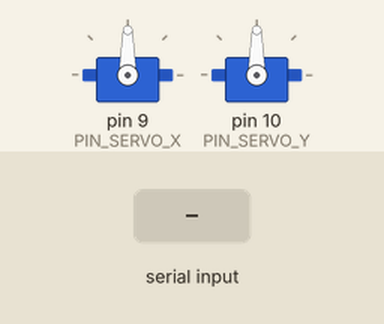
The sketch below on a simulated Arduino Uno, built with avr-gcc and run on an emulated ATmega328P. On the bench: 2 × servo. The inputs (shaded band) are chosen by the test bench. What the sketch prints to the serial monitor is not drawn.

Above: at 1.2 s.
1.3 s: "90,45\n" received over Serial
At 3.5 s:
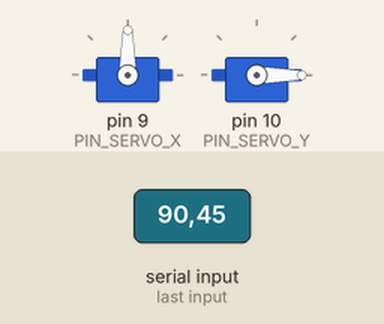
3.8 s: "30,150\n" received over Serial
At 6.6 s:
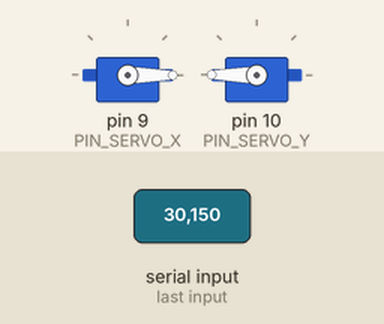
6.8 s: "1,90\n" received over Serial
At 9.0 s:
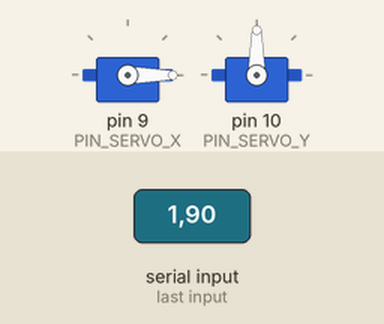
9.3 s: "90,45\n" received over Serial
At 9.77 s:
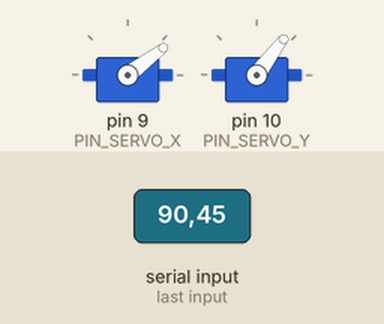
11.9 s: "1,90,45\n" received over Serial
At 12.37 s:
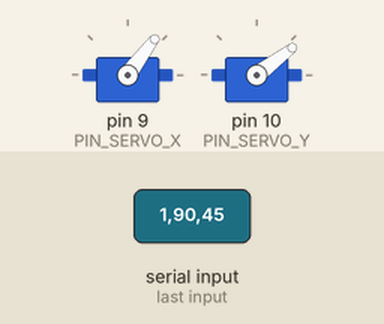
Timing chart, 0 to 14.9 s (numbered marks = the images above; inputs shaded):
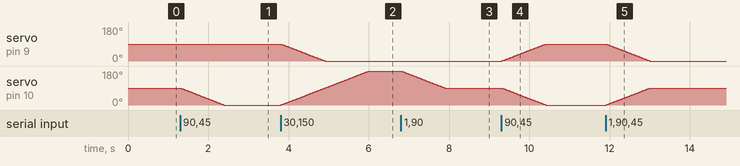

Measured:
- after the input at 1.3 s, servo on pin 10 (PIN_SERVO_Y): moves from 90° to 0° over 1.1 s, starting at once
- after the input at 3.8 s, servo on pin 9 (PIN_SERVO_X): moves from 90° to 0° over 1.1 s, starting at once; servo on pin 10 (PIN_SERVO_Y): moves from 0° to 180° over 2.2 s, starting at once
- after the input at 6.8 s, servo on pin 10 (PIN_SERVO_Y): moves from 180° to 90° over 1.1 s, starting at once
- after the input at 9.3 s, servo on pin 9 (PIN_SERVO_X): moves from 0° to 90° over 1.1 s, starting at once; servo on pin 10 (PIN_SERVO_Y): moves from 90° to 0° over 1.1 s, starting at once
- after the input at 11.9 s, servo on pin 9 (PIN_SERVO_X): moves from 90° to 0° over 1.1 s, starting at once; servo on pin 10 (PIN_SERVO_Y): moves from 0° to 90° over 1.1 s, starting at once

The sketch:

face_tracker_servos.ino
```cpp
/*
 * face_tracker_servos.ino
 * -------------------------------------------------------
 * Arduino pour le Face Tracking avec 2 servomoteurs.
 *
 * BRANCHEMENTS :
 *   Servo X (gauche/droite) → signal sur D9
 *   Servo Y (haut/bas)      → signal sur D10
 *   GND Arduino             → GND rail breadboard (-) ET GND alim externe
 *   Alim externe +5V        → rail rouge (+) breadboard (NE PAS utiliser le 5V Arduino)
 *
 * PROTOCOLE SERIE :
 *   Baud : 115200
 *   Format recu : "angleX,angleY\n"   ex: "95,85\n"
 *   Angles : 0 a 180 degres, centres a 90
 *
 * MOUVEMENT SMOOTH :
 *   Le servo n'est PAS teleporte directement a la cible.
 *   Il avance de STEP_DEG degres par iteration, ce qui evite les tremblements.
 *   Reduire STEP_DEG pour plus de douceur (mais plus lent).
 *   Augmenter STEP_DEG pour plus de vitesse (mais moins doux).
 * -------------------------------------------------------
 */

#include <Servo.h>

// --- Pins ---
#define PIN_SERVO_X   9    // Servo horizontal (gauche / droite)
#define PIN_SERVO_Y  10    // Servo vertical   (haut  / bas)

// --- Parametres ---
#define STEP_DEG      1    // Pas max par cycle de loop() — reduit pour plus de fluidite
#define LOOP_DELAY_MS 12   // Delai du cycle loop en ms (~83 Hz)
#define AMPLIFY_FACTOR 2.0 // Facteur d'exageration des mouvements — augmente pour plus d'exageration

// --- Objets servo ---
Servo servoX;
Servo servoY;

// --- Etat courant (position reelle) ---
float currentX = 90.0;
float currentY = 90.0;

// --- Angles cibles (recus depuis Python) ---
int targetX = 90;
int targetY = 90;

// -------------------------------------------------------
void setup() {
  Serial.begin(115200);

  servoX.attach(PIN_SERVO_X);
  servoY.attach(PIN_SERVO_Y);

  // Centrer les deux servos au demarrage
  servoX.write((int)currentX);
  servoY.write((int)currentY);

  Serial.println("FaceTracker ready");
}

// -------------------------------------------------------
void loop() {
  // === 1. Lecture des commandes serie ===
  if (Serial.available() > 0) {
    String line = Serial.readStringUntil('\n');
    line.trim();

    int commaIdx = line.indexOf(',');
    if (commaIdx > 0) {
      int rx = line.substring(0, commaIdx).toInt();
      int ry = line.substring(commaIdx + 1).toInt();

      // Amplifier les mouvements pour les rendre plus exageres
      int amplifiedX = 90 + (rx - 90) * AMPLIFY_FACTOR;
      int amplifiedY = 90 + (ry - 90) * AMPLIFY_FACTOR;

      // Contraindre entre 0° et 180° pour proteger les servos
      targetX = constrain(amplifiedX, 0, 180);
      targetY = constrain(amplifiedY, 0, 180);
    }
  }

  // === 2. Mouvement smooth vers la cible ===
  // Servo X
  if (abs(currentX - targetX) > 0.5) {
    if (currentX < targetX)
      currentX = min(currentX + STEP_DEG, (float)targetX);
    else
      currentX = max(currentX - STEP_DEG, (float)targetX);

    servoX.write((int)round(currentX));
  }

  // Servo Y
  if (abs(currentY - targetY) > 0.5) {
    if (currentY < targetY)
      currentY = min(currentY + STEP_DEG, (float)targetY);
    else
      currentY = max(currentY - STEP_DEG, (float)targetY);

    servoY.write((int)round(currentY));
  }

  // Petit delai pour ne pas saturer le microcontroleur
  delay(LOOP_DELAY_MS);
}
```

radar_sweep.ino
```cpp

```
